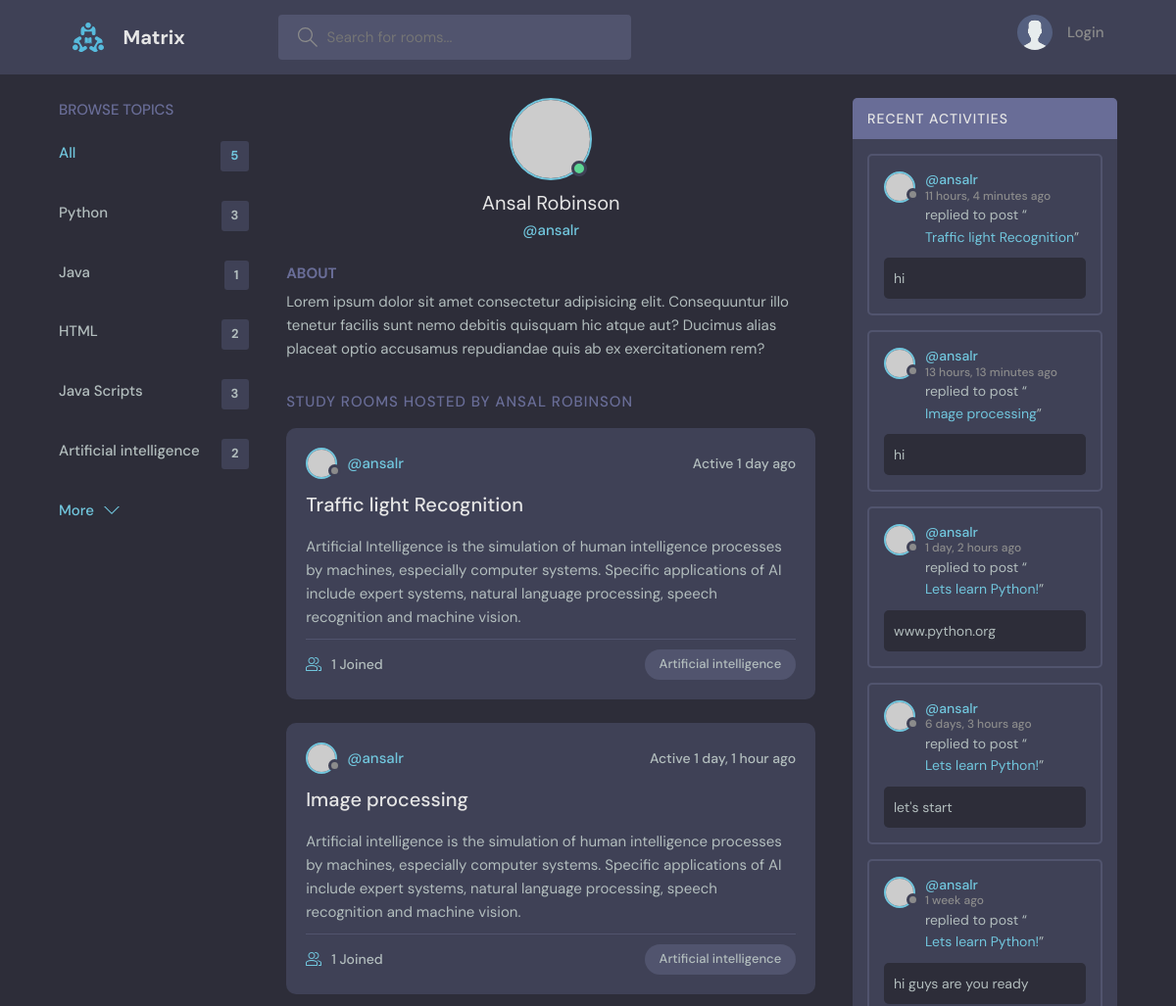
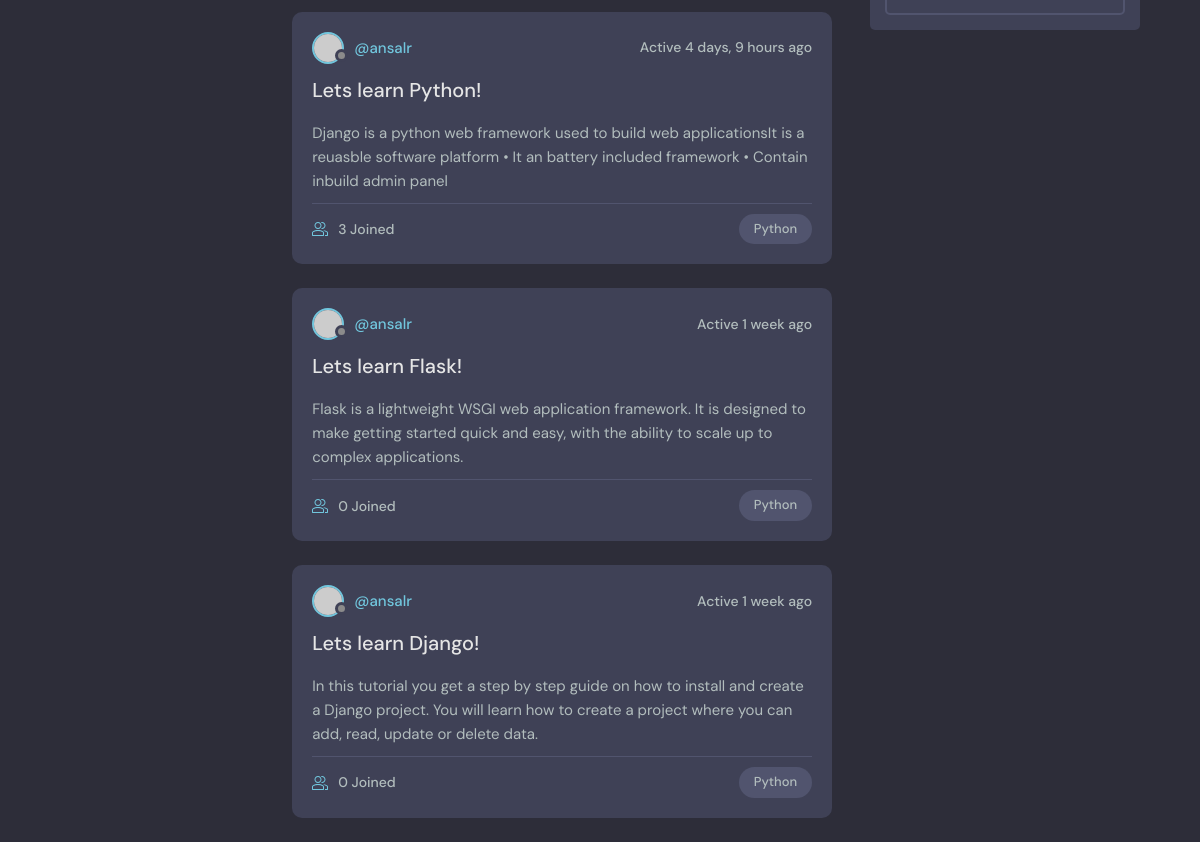
The app's page /profile/1 with its own data (2 pictures, top to bottom).
### base/models.py (models this page shows, shortened)
class Topic(models.Model):
    name = models.CharField(max_length=200)

class Room(models.Model):
    host = models.ForeignKey(User, on_delete=models.SET_NULL, null=True)
    topic = models.ForeignKey("Topic", on_delete=models.SET_NULL, null=True)
    name = models.CharField(max_length=150)
    description = models.CharField(max_length=200, blank=True)
    participants = models.ManyToManyField(User, related_name='participants', blank=True )
    update = models.DateTimeField(auto_now=True)
    created = models.DateTimeField(auto_now_add=True)
    class Meta:
        ordering = ['-update', '-created']
    def __str__(self):
        return self.name

class Message(models.Model):
    user = models.ForeignKey(User, on_delete=models.CASCADE)
    room = models.ForeignKey(Room, on_delete=models.CASCADE)
    body = models.TextField()
    update = models.DateTimeField(auto_now=True)
    created = models.DateTimeField(auto_now_add=True)
    class Meta:
        ordering = ['-update']

### base/views.py (the view)
# urls.py: path('profile/<str:pk>', views.userprofile, name='profile'),
def userprofile(request, pk):
    user = User.objects.get(id=pk)
    rooms = user.room_set.all()
    room_message = user.message_set.all()
    topics = Topic.objects.all()
    total_room = Room.objects.all().count()
    context = {'user':user, 'rooms':rooms, 'room_messages':room_message, 'topics':topics, 'total_room':total_room}
    return render(request, 'base/profile.html', context)

### base/templates/base/profile.html (shortened to what this page needs)
{% extends 'main.html' %}
{% block content %}
  <main class="profile-page layout layout--3">
    <div class="container">
      {% include 'base/topics_comp.html' %}
      <div class="roomList">
        <div class="profile">
          <div class="profile__avatar">
            <div class="avatar avatar--large active">
              <img src="https://randomuser.me/api/portraits/men/11.jpg" />
            </div>
          </div>
          <div class="profile__info">
            <h3>{{user.first_name}} {{user.last_name}}</h3>
            <p>@{{user.username}}</p>
          </div>
          <div class="profile__about">
            <h3>About</h3>
            <p>
              Lorem ipsum dolor sit amet consectetur adipisicing elit. Consequuntur illo tenetur
              facilis sunt nemo debitis quisquam hic atque aut? Ducimus alias placeat optio
              accusamus repudiandae quis ab ex exercitationem rem?
            </p>
          </div>
        </div>
        <div class="roomList__header">
          <div>
            <h2>Study Rooms Hosted by {{user.first_name}} {{user.last_name}}</a>
            </h2>
          </div>
        </div>
        {% include 'base/feed_comp.html' %}
      </div>
        {% include 'base/activity_comp.html' %}
    </div>
  </main>
{% endblock content %}

### templates/main.html (shortened to what this page needs)
<!DOCTYPE html>
{% load static %}
<html lang="en">
  <head>
    <link rel="stylesheet" href="{% static 'styles/style.css' %}" />
  </head>
  <body>
    {% include "navbar.html" %}
    {% block content %}
    {% endblock content %}
  </body>
</html>

### templates/navbar.html (shortened to what this page needs)
{% load static %}
<header class="header header--loggedIn">
    <div class="container">
      <a href="{% url 'home' %}" class="header__logo">
        <img src="{% static 'images/logo.svg' %}" />
        <h1>Matrix</h1>
      </a>
      <form class="header__search"  method="get" action="{% url 'home' %}">
        <label>
          <input  name="q" placeholder="Search for rooms..." />
        </label>
      </form>
      <nav class="header__menu">
        {% if request.user.is_authenticated %}
        <div class="header__user">
          <a href="{% url 'profile' request.user.id %}">
            <div class="avatar avatar--medium active">
              <img src="https://randomuser.me/api/portraits/men/37.jpg" />
            </div>
            <p>{{request.user.first_name}} {{request.user.last_name}} <span>@{{request.user}}</span></p>
          </a>
          <button class="dropdown-button">
            <svg version="1.1" xmlns="http://www.w3.org/2000/svg" width="32" height="32" viewBox="0 0 32 32">
              <title>chevron-down</title>
              <path d="M16 21l-13-13h-3l16 16 16-16h-3l-13 13z"></path>
            </svg>
          </button>
        </div>
        {% else %}
        <a href="{% url 'login' %}">
          <img src="{% static 'images/avatar.svg' %}" />
          <p>Login</p>
        </a>
        {% endif %}
      </nav>
    </div>
  </header>

### base/templates/base/topics_comp.html
<div class="topics">
    <div class="topics__header">
      <h2>Browse Topics</h2>
    </div>
    <ul class="topics__list">
      <li>
        <a href="{% url 'home' %}" class="active">All <span>{{topics.count}}</span></a>
      </li>
      {% for topic in topics %}
        <li>
            <a href="{% url 'home' %}?q={{topic.name}}">{{topic.name}}<span>{{topic.room_set.all.count}}</span></a>
        </li>
      {% endfor %}
    </ul>
    <a class="btn btn--link" href="{% url 'topic' %}">
      More
      <svg version="1.1" xmlns="http://www.w3.org/2000/svg" width="32" height="32" viewBox="0 0 32 32">
        <title>chevron-down</title>
        <path d="M16 21l-13-13h-3l16 16 16-16h-3l-13 13z"></path>
      </svg>
    </a>
  </div>

### base/templates/base/feed_comp.html (shortened to what this page needs)
{% for room in rooms %}
    <div class="roomListRoom">
        <div class="roomListRoom__header">
        <a href="{% url 'profile' room.host.id %}" class="roomListRoom__author">
            <div class="avatar avatar--small">
            <img src="https://randomuser.me/api/portraits/women/11.jpg" />
            </div>
            <span>@{{room.host.username}}</span>
        </a>
        <div class="roomListRoom__actions">
            <span>Active {{room.update|timesince}} ago</span>
        </div>
        </div>
        <div class="roomListRoom__content">
        <a href="{% url 'room' room.id %}">{{room.name}}</a>
        <p>{{room.description}}</p>
        </div>
        <div class="roomListRoom__meta">
        <a href="{% url 'room' room.id %}" class="roomListRoom__joined">
            {{room.participants.all.count}} Joined
        </a>
        <p class="roomListRoom__topic">{{room.topic.name}}</p>
        </div>
    </div>
{% endfor%}

### base/templates/base/activity_comp.html (shortened to what this page needs)
    <div class="activities">
      <div class="activities__header">
        <h2>Recent Activities</h2>
      </div>
      {% for message in room_messages %}
      <div class="activities__box">
        <div class="activities__boxHeader roomListRoom__header">
          <a href="{% url 'profile' message.user.id %}" class="roomListRoom__author">
            <div class="avatar avatar--small">
              <img src="https://randomuser.me/api/portraits/women/11.jpg" />
            </div>
            <p>
              @{{message.user}}
              <span>{{message.created|timesince}} ago</span>
            </p>
          </a>
        </div>
        <div class="activities__boxContent">
          <p>replied to post “<a href="{% url 'room' message.room.id %}">{{message.room}}</a>”</p>
          <div class="activities__boxRoomContent">
            {{message.body}}
          </div>
        </div>
      </div>
      {% endfor %}
    </div>

### records on screen
Topic: name "Python", room_set.all.count "3"
Topic: name "Java", room_set.all.count "1"
Topic: name "HTML", room_set.all.count "2"
Topic: name "Java Scripts", room_set.all.count "3"
Topic: name "Artificial intelligence", room_set.all.count "2"
Room: host.username "ansalr", update "1 day", name "Traffic light Recognition", description "Artificial Intelligence is the simulation of human intelligence processes by machines, especially computer systems. Specific applications of AI include expert systems, natural language processing, speech recognition and machine vision.", participants.all.count "1", topic.name "Artificial intelligence"
Room: host.username "ansalr", update "1 day, 1 hour", name "Image processing", description "Artificial intelligence is the simulation of human intelligence processes by machines, especially computer systems. Specific applications of AI include expert systems, natural language processing, speech recognition and machine vision.", participants.all.count "1", topic.name "Artificial intelligence"
Room: host.username "ansalr", update "4 days, 9 hours", name "Lets learn Python!", description "Django is a python web framework used to build web applicationsIt is a reuasble software platform • It an battery included framework • Contain inbuild admin panel", participants.all.count "3", topic.name "Python"
Room: host.username "ansalr", update "1 week", name "Lets learn Flask!", description "Flask is a lightweight WSGI web application framework. It is designed to make getting started quick and easy, with the ability to scale up to complex applications.", participants.all.count "0", topic.name "Python"
Room: host.username "ansalr", update "1 week", name "Lets learn Django!", description "In this tutorial you get a step by step guide on how to install and create a Django project. You will learn how to create a project where you can add, read, update or delete data.", participants.all.count "0", topic.name "Python"
Message: user "ansalr", created "11 hours, 4 minutes", room "Traffic light Recognition", body "hi"
Message: user "ansalr", created "13 hours, 13 minutes", room "Image processing", body "hi"
Message: user "ansalr", created "1 day, 2 hours", room "Lets learn Python!", body "www.python.org"
Message: user "ansalr", created "6 days, 3 hours", room "Lets learn Python!", body "let's start"
Message: user "ansalr", created "1 week", room "Lets learn Python!", body "hi guys are you ready"

### other values on screen
{{ topics.count }} "5"
{{ user.first_name }} "Ansal"
{{ user.last_name }} "Robinson"
{{ user.username }} "ansalr"
{{ user.first_name }} "ANSAL"
{{ user.last_name }} "ROBINSON"
